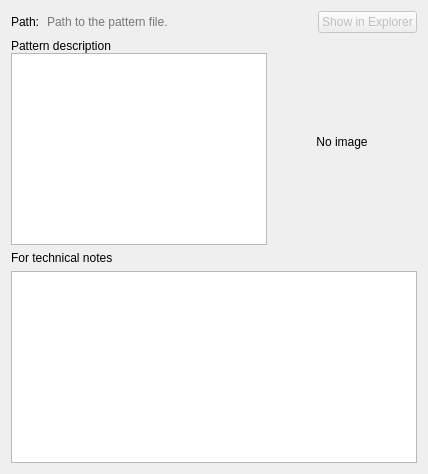
     <widget class="QWidget" name="tab">
      <attribute name="title">
       <string>Pattern</string>
      </attribute>
      <layout class="QVBoxLayout" name="verticalLayout_3">
       <item>
        <layout class="QHBoxLayout" name="horizontalLayoutPath">
         <item>
          <widget class="QLabel" name="label_9">
           <property name="text">
            <string>Path:</string>
           </property>
          </widget>
         </item>
         <item>
          <widget class="QLineEdit" name="lineEditPathToFile">
           <property name="sizePolicy">
            <sizepolicy hsizetype="Expanding" vsizetype="Fixed">
             <horstretch>0</horstretch>
             <verstretch>0</verstretch>
            </sizepolicy>
           </property>
           <property name="autoFillBackground">
            <bool>false</bool>
           </property>
           <property name="styleSheet">
            <string notr="true">background: transparent;</string>
           </property>
           <property name="frame">
            <bool>false</bool>
           </property>
           <property name="readOnly">
            <bool>true</bool>
           </property>
           <property name="placeholderText">
            <string notr="true">Path to the pattern file.</string>
           </property>
          </widget>
         </item>
         <item alignment="Qt::AlignRight">
          <widget class="QPushButton" name="pushButtonShowInExplorer">
           <property name="enabled">
            <bool>false</bool>
           </property>
           <property name="sizePolicy">
            <sizepolicy hsizetype="Minimum" vsizetype="Preferred">
             <horstretch>0</horstretch>
             <verstretch>0</verstretch>
            </sizepolicy>
           </property>
           <property name="text">
            <string>Show in Explorer</string>
           </property>
          </widget>
         </item>
        </layout>
       </item>
       <item>
        <layout class="QHBoxLayout" name="horizontalLayout_7">
         <property name="spacing">
          <number>0</number>
         </property>
         <property name="sizeConstraint">
          <enum>QLayout::SetMaximumSize</enum>
         </property>
         <property name="leftMargin">
          <number>0</number>
         </property>
         <property name="topMargin">
          <number>0</number>
         </property>
         <property name="rightMargin">
          <number>0</number>
         </property>
         <item>
          <layout class="QVBoxLayout" name="verticalLayout">
           <item>
            <widget class="QLabel" name="label_2">
             <property name="text">
              <string>Pattern description</string>
             </property>
            </widget>
           </item>
           <item>
            <widget class="QPlainTextEdit" name="plainTextEditDescription">
             <property name="documentTitle">
              <string/>
             </property>
            </widget>
           </item>
          </layout>
         </item>
         <item>
          <layout class="QVBoxLayout" name="verticalLayout_11">
           <property name="spacing">
            <number>6</number>
           </property>
           <property name="leftMargin">
            <number>0</number>
           </property>
           <item>
            <widget class="QLabel" name="imageLabel">
             <property name="sizePolicy">
              <sizepolicy hsizetype="Preferred" vsizetype="Preferred">
               <horstretch>200</horstretch>
               <verstretch>200</verstretch>
              </sizepolicy>
             </property>
             <property name="minimumSize">
              <size>
               <width>150</width>
               <height>200</height>
              </size>
             </property>
             <property name="maximumSize">
              <size>
               <width>200</width>
               <height>200</height>
              </size>
             </property>
             <property name="toolTip">
              <string>Call context menu for edit</string>
             </property>
             <property name="text">
              <string>No image</string>
             </property>
             <property name="textFormat">
              <enum>Qt::AutoText</enum>
             </property>
             <property name="alignment">
              <set>Qt::AlignCenter</set>
             </property>
             <property name="margin">
              <number>1</number>
             </property>
            </widget>
           </item>
          </layout>
         </item>
        </layout>
       </item>
       <item>
        <layout class="QVBoxLayout" name="verticalLayout_2">
         <item>
          <widget class="QLabel" name="label_3">
           <property name="text">
            <string>For technical notes</string>
           </property>
          </widget>
         </item>
         <item>
          <widget class="QPlainTextEdit" name="plainTextEditTechNotes"/>
         </item>
        </layout>
       </item>
      </layout>
     </widget>
